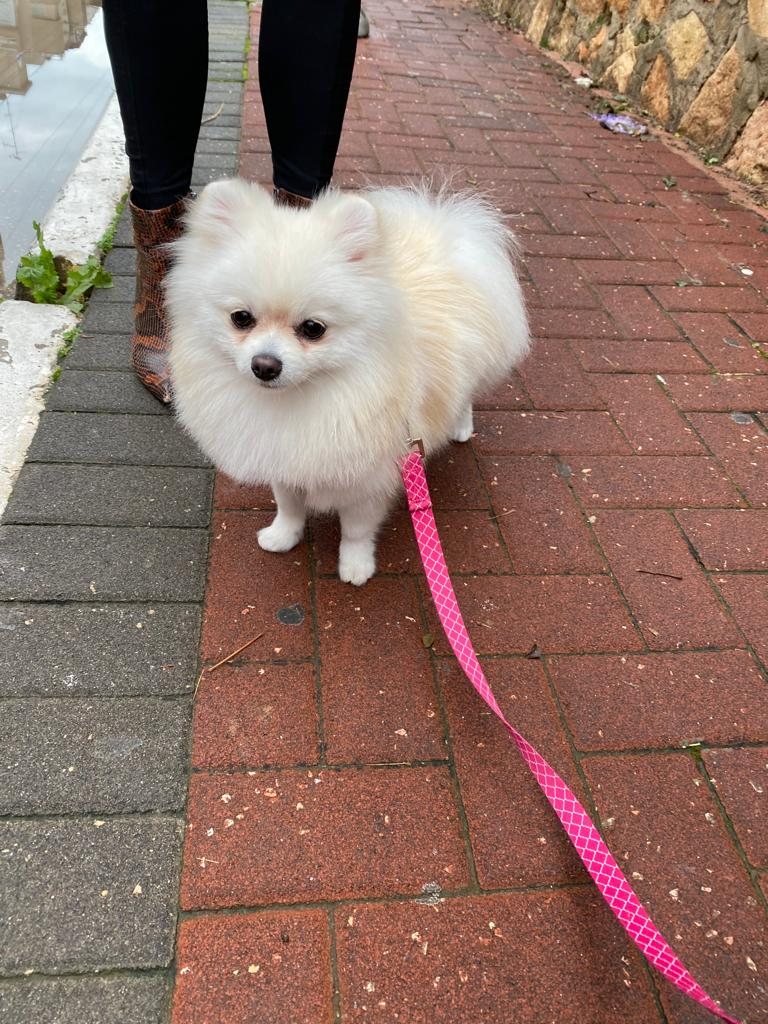
#> input picture img2.jfif, 768 x 1024 px
$ jupyter execute test.ipynb
#> lines starting #> are read from the running program, lines starting #| are printed output that depends on the picture
[cell 1]
import cv2
import matplotlib.pyplot as plt

[cell 2]
img = cv2.imread('img2.jfif')[:,:,2::-1]
cv2.imwrite('img.png',img[:,:,2::-1])

plt.imshow(img)

[cell 3]
from skimage.segmentation import slic
from skimage.segmentation import mark_boundaries
from skimage.util import img_as_float
from skimage import io

img = img/255.0 if img.max()>1 else img
numSegments = 500

segments = slic(img, n_segments = numSegments, sigma = 1)
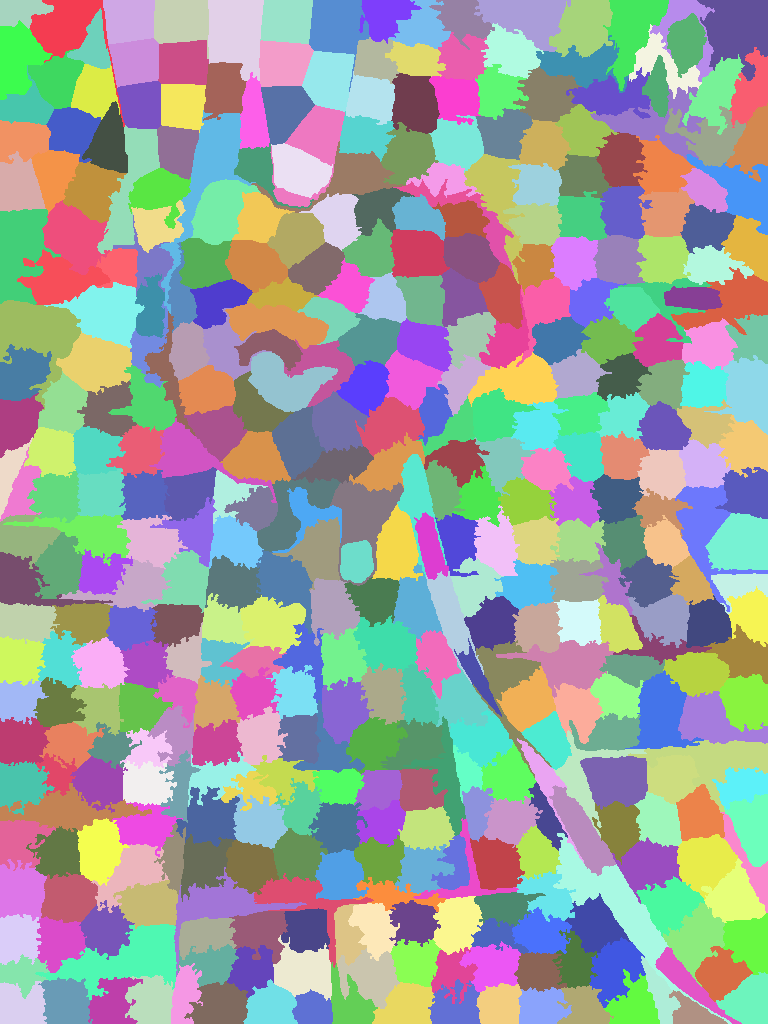
#> segments: shape (1024, 768) int64; 416 distinct labels, from 1 to 416; one colour per label, 0 black
plt.imshow(mark_boundaries(img, segments))
_=plt.axis("off")
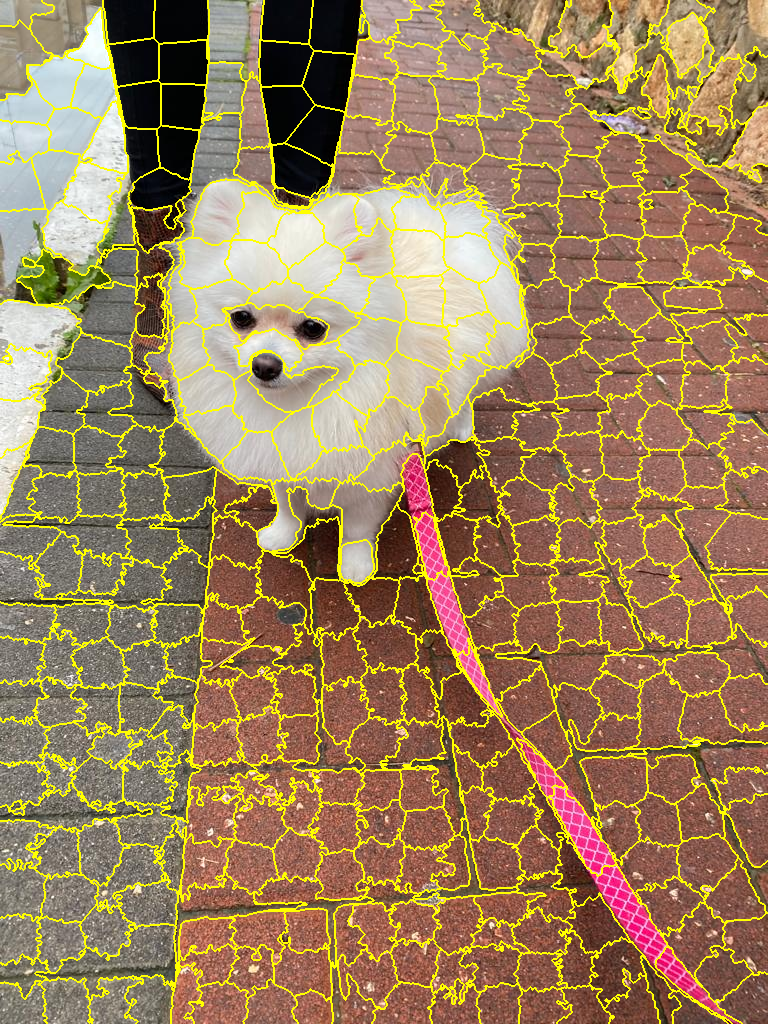
#> shown: shape (1024, 768, 3) float64; mean R, G, B 0.614, 0.511, 0.356
